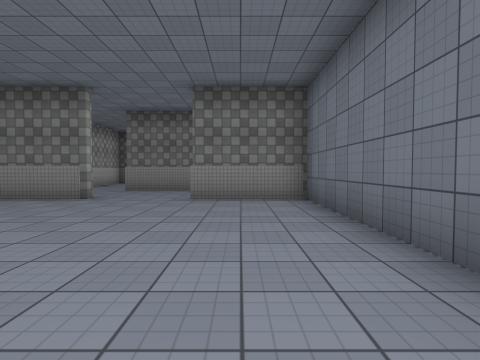
view 1 (above)

21 first-person views from a walk through a Unity game level. The camera is 1.3 m above the floor, tilts 2° down and sees 80° across. The floor is counted in squares, 2 m on a side. Each view is taken from the middle of a square. On the plan, view 1 faces up. The plan holds only what a view shows up to about 9 squares ahead; the rest is blank. The place goes on beyond the plan. The player is left out. Some surface patterns are stand-ins.

view 2
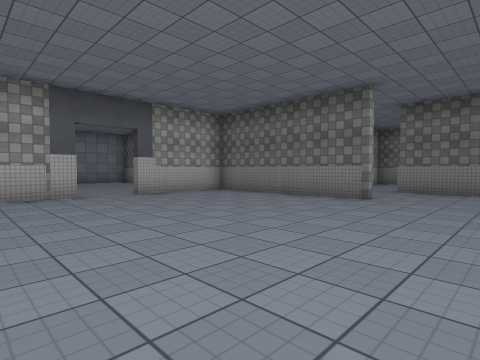

view 3
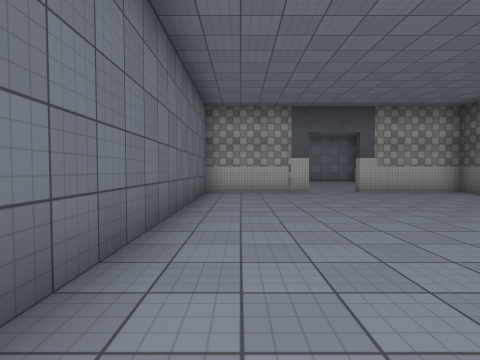

view 4
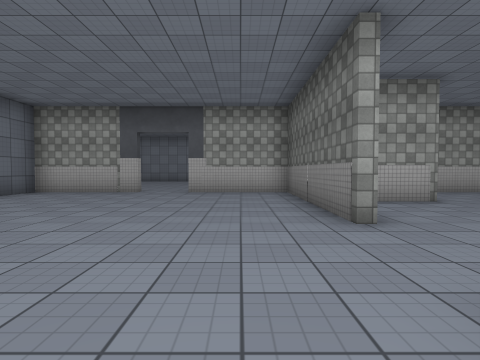

view 5
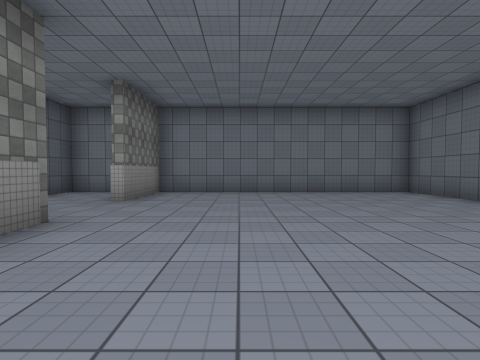

view 6
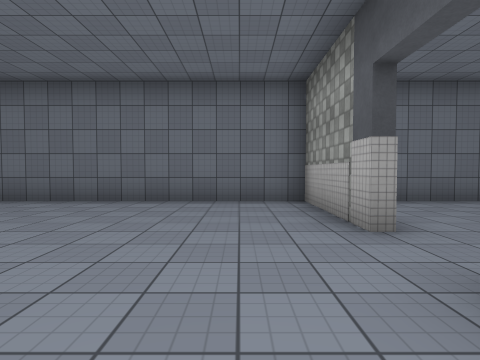

view 7
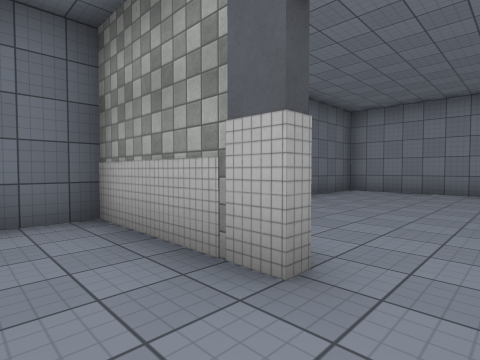

view 8
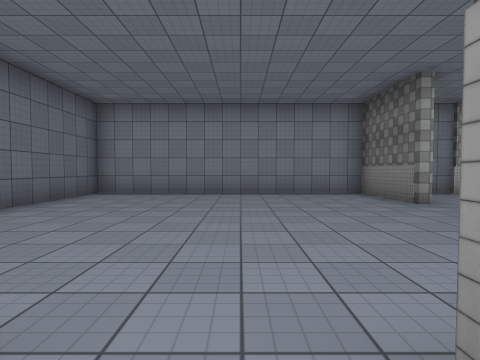

view 9
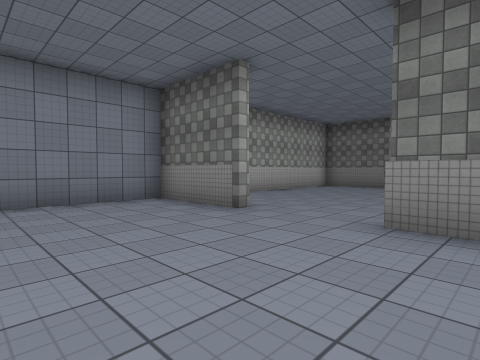

view 10
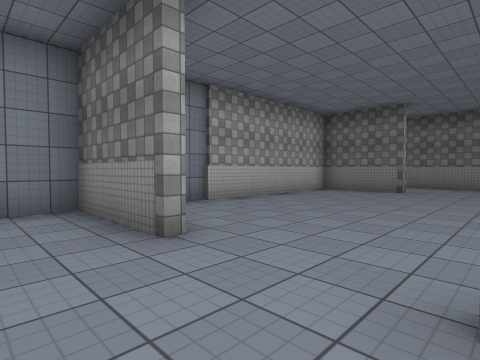

view 11
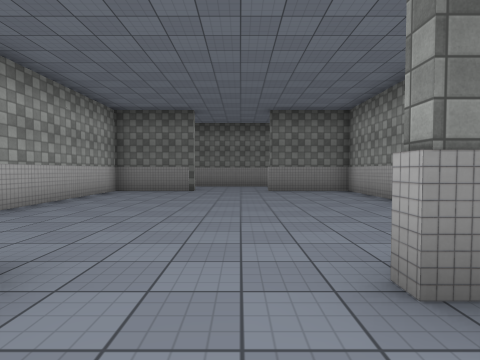

view 12
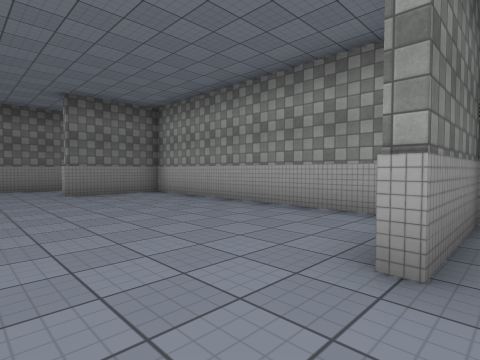

view 13
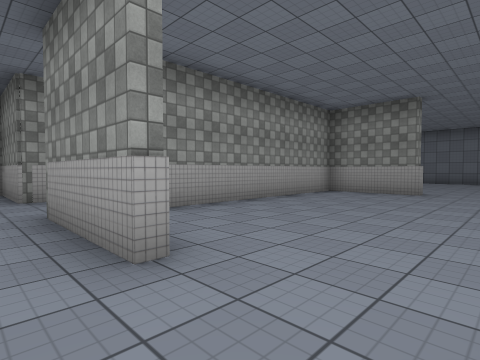

view 14
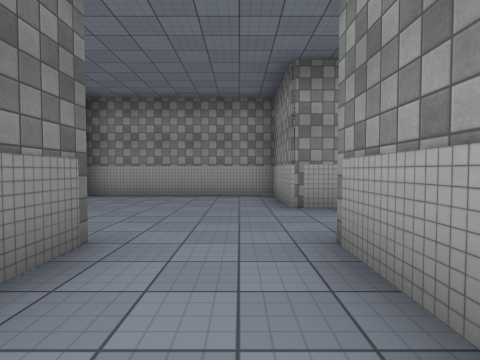

view 15
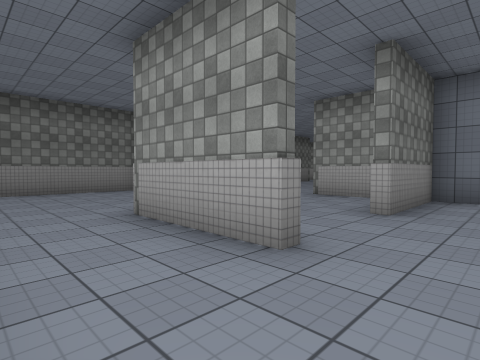

view 16
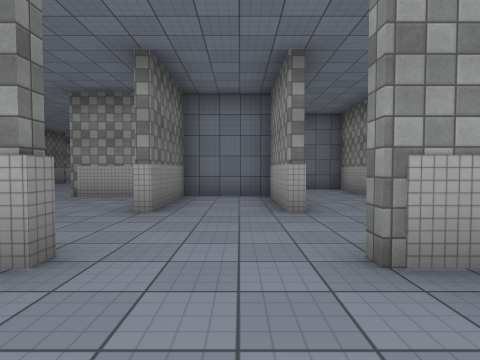

view 17
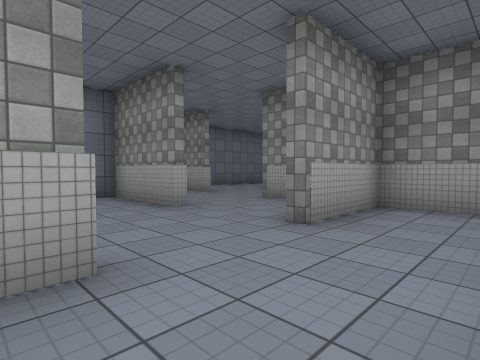

view 18
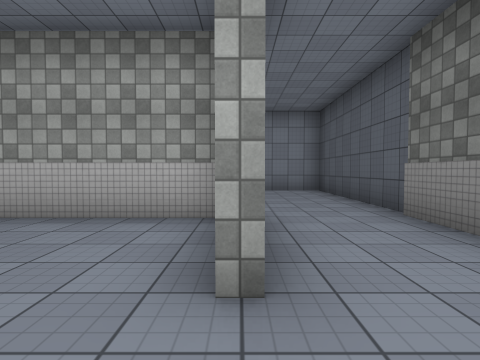

view 19
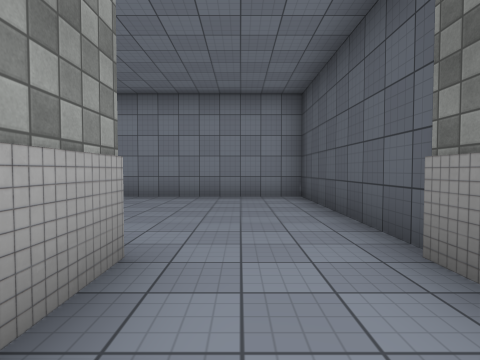

view 20
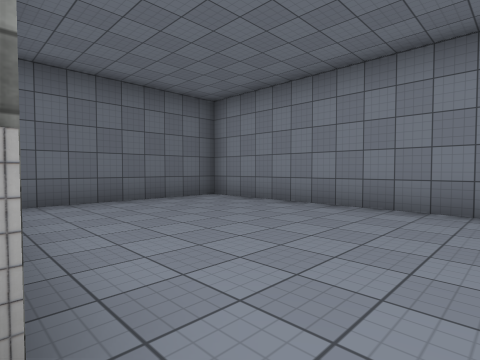

view 21
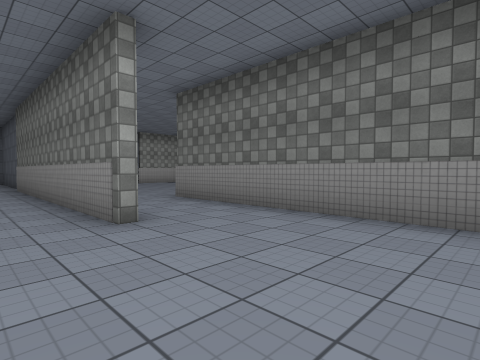

### Floor plan
Ten units are one square. View 1 is at (0, 0); x grows to the right and y downward. Boxes are objects, and circles mark ways between rooms. Rooms are numbered by the first view taken in them; rooms with no view inside come last. Other rooms are left out.
<svg viewBox="-215 -194 235 209">
<path fill="none" stroke="#000" d="M-34 -64 -91 -64M15 -64 -11 -64M-88 -20 -84 -20 -84 10 15 10 15 -60M-84 -65 -84 -35M-84 -35 -88 -35M-134 -64 -160 -64 -160 10 -102 10M-91 -64 -111 -64M-162 -141 -150 -141M-210 -166 -210 -90 -168 -90M-111 -139 -111 -141 -84 -141M-84 -164 -210 -164M-84 -121 -84 -108M-58 -114 -61 -114 -61 -141 -36 -141 -36 -189 -76 -189M-91 -67 -61 -67 -61 -91M-111 -67 -91 -67M-134 -139 -160 -139 -160 -84M-86 -64 -86 -139 -111 -139M-15 -90 -36 -90 -36 -93M-11 -67 10 -67M-42 -67 -34 -67M15 -60 15 -90 4 -90M-59 -91 -59 -64M-36 -93 -10 -93 -10 -114 -36 -114 -36 -118M-10 -125 -10 -141"/>
<circle cx="-90" cy="-30" r="3" fill="#2a7"/>
<circle cx="-25" cy="-60" r="3" fill="#2a7"/>
<circle cx="-125" cy="-60" r="3" fill="#2a7"/>
<circle cx="-90" cy="-150" r="3" fill="#2a7"/>
<circle cx="-125" cy="-140" r="3" fill="#2a7"/>
<circle cx="-60" cy="-105" r="3" fill="#2a7"/>
<circle cx="-45" cy="-90" r="3" fill="#2a7"/>
<text x="-30" y="-30">1</text>
<text x="-120" y="-30">2</text>
<text x="-170" y="-130">3</text>
<text x="-70" y="-130">4</text>
<text x="-130" y="-100">5</text>
<text x="-20" y="-80">6</text>
<text x="-40" y="-120">7</text>
</svg>
Room 1 opens to room 2. Room 1 opens to room 6. Room 2 opens to room 5. Room 3 opens to room 4. Room 3 opens to room 5. Room 4 opens to room 7. Room 6 opens to room 7.

Where each view was taken, in squares from view 1:
view 1: 0 up, 0 right, facing up
view 2: 0 up, 1 left, facing up-left
view 3: 0 up, 0 right, facing left
view 4: 5 up, 0 right, facing left
view 5: 4 up, 7 left, facing right
view 6: 5 up, 7 left, facing down
view 7: 3 up, 7 left, facing down-left
view 8: 3 up, 8 left, facing left
view 9: 3 up, 10 left, facing up-left
view 10: 5 up, 11 left, facing up-left
view 11: 5 up, 12 left, facing up
view 12: 6 up, 13 left, facing up-right
view 13: 15 up, 13 left, facing down-right
view 14: 15 up, 11 left, facing right
view 15: 10 up, 8 left, facing up-right
view 16: 10 up, 8 left, facing right
view 17: 12 up, 8 left, facing down-right
view 18: 14 up, 12 left, facing left
view 19: 15 up, 14 left, facing left
view 20: 15 up, 16 left, facing down-left
view 21: 15 up, 5 left, facing up-left
